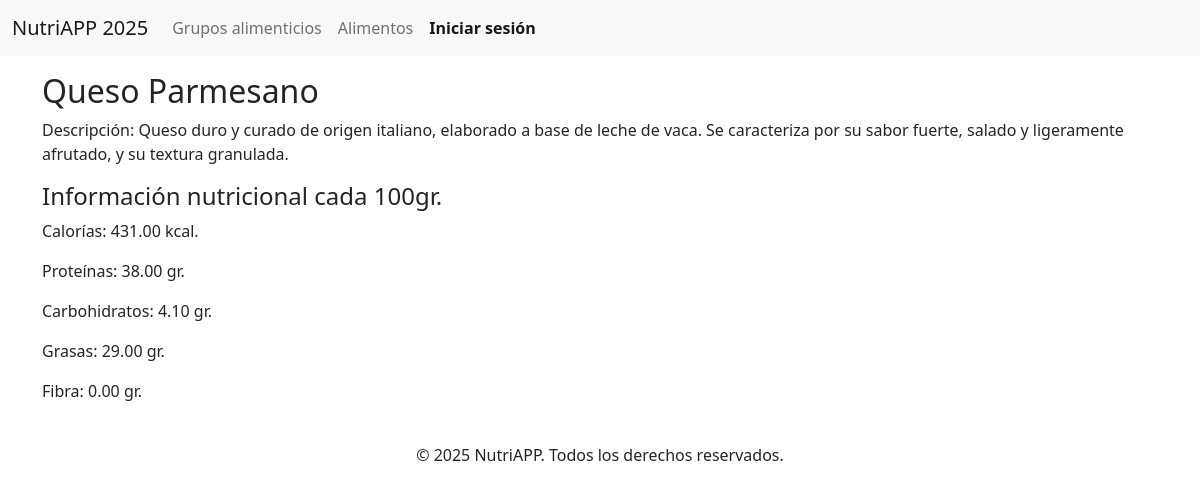
The app's page /alimentos/12 with its own data.
### tables this page shows
CREATE TABLE `alimentos` (
  `id_alimento` int(11) NOT NULL,
  `nombre_alimento` varchar(100) NOT NULL,
  `id_grupo` int(11) NOT NULL,
  `descripcion_alimento` varchar(255) NOT NULL,
  `calorias` decimal(6,2) NOT NULL,
  `proteinas` decimal(6,2) NOT NULL,
  `carbohidratos` decimal(6,2) NOT NULL,
  `fibras` decimal(6,2) NOT NULL,
  `grasas` decimal(6,2) NOT NULL,
  `imagen_alimento` varchar(255) NOT NULL
);

### app/vistas/alimentos.vista.php (called while the page is built, shortened)
<?php
class alimentosVista{
    public function mostrarDetalles($alimento, $usuario){
        require_once 'templates/layout/header.phtml';
        require_once 'templates/alimento_detalle.phtml';
    }
}

### app/modelos/alimentos.modelo.php (called while the page is built, shortened)
<?php
class alimentosModelo {
    private $db;
    public function __construct(){
            $this->db = new PDO('mysql:host=localhost;dbname=db_nutri;charset=utf8', 'root', '');
    }
    public function obtenerALimentoDetalle($id_alimento){
        $query = $this->db->prepare(
            'SELECT alimentos.*, grupos_alimentos.nombre_grupo
            FROM alimentos
            JOIN grupos_alimentos ON alimentos.id_grupo = grupos_alimentos.id_grupo
            WHERE alimentos.id_alimento = ?');
        $query->execute([$id_alimento]);
        $alimento = $query->fetch(PDO::FETCH_OBJ);
        return $alimento;
    }
}

### templates/alimento_detalle.phtml (the view)
<h2> <?= $alimento->nombre_alimento ?> </h2>
<p> Descripción: <?= $alimento->descripcion_alimento ?> </p>
<h4> Información nutricional cada 100gr. </h4>
<p> Calorías: <?= $alimento->calorias ?> kcal. </p>
<p> Proteínas: <?= $alimento->proteinas ?> gr. </p>
<p> Carbohidratos: <?= $alimento->carbohidratos ?> gr. </p>
<p> Grasas: <?= $alimento->grasas ?> gr. </p>
<p> Fibra: <?= $alimento->fibras ?> gr. </p>
<?php require_once 'templates/layout/footer.phtml'; ?>

### records on screen
alimentos: nombre_alimento "Queso Parmesano", descripcion_alimento "Queso duro y curado de origen italiano, elaborado a base de leche de vaca. Se caracteriza por su sabor fuerte, salado y ligeramente afrutado, y su textura granulada.", calorias "431.00", proteinas "38.00", carbohidratos "4.10", grasas "29.00", fibras "0.00"
